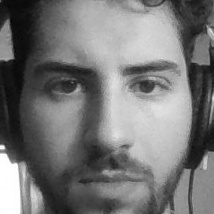
#> input picture Face Recognition/dataset/User.1.12.jpg, 214 x 214 px, given in place of the camera
$ python New_User_Dataset_and_trainer.py
#> lines starting #> are read from the running program, lines starting #| are printed output that depends on the picture
#imports needed libaries
import cv2
import numpy as np
from PIL import Image
import os
#video capture set as cam with set width and hieght
cam = cv2.VideoCapture(0)
cam.set(3, 640) # set video width
cam.set(4, 480) # set video height
#face_detector set as the face default template
face_detector = cv2.CascadeClassifier('haarcascade_frontalface_default.xml')

# For each person enter a face id
face_id = input('\n enter user id end press <return> ==>  ')

print("\n [INFO] Initializing face capture. Look the camera and wait ...")
# Initialize individual sampling face count
#declares count which counts the number of images taken
count = 0
#loop until break by using ESC or 30 images are taken
while(True):
    #ret and img is set to what is read from cam variable
    ret, img = cam.read()
#> img is the input picture: shape (214, 214, 3); min 1, max 255, mean 117.9
    #img = cv2.flip(img, -1) # flip video image vertically ONLY USE IF NEEDED!!!
    #sets gray as grey colour from cv2 lib
    gray = cv2.cvtColor(img, cv2.COLOR_BGR2GRAY)
    #detects faces from greyscale images
    faces = face_detector.detectMultiScale(gray, 1.3, 5)
#> faces = [[18, 14, 178, 178]]
    #for location of faces
    for (x,y,w,h) in faces:
	#makes rectangle around face
        cv2.rectangle(img, (x,y), (x+w,y+h), (255,0,0), 2)
	#adds 1 to cound
        count += 1

        # Save the captured image into the datasets folder
        cv2.imwrite("dataset/User." + str(face_id) + '.' + str(count) + ".jpg", gray[y:y+h,x:x+w])
	#shows image
        cv2.imshow('image', img)
#> this loop made 1 pass
#> (x, y, w, h, count) on pass 1: (18, 14, 178, 178, 1)
#> pass 1, `cv2.imwrite("dataset/User." + str(face_id) + '.' + str(count) + ".jpg"..`:
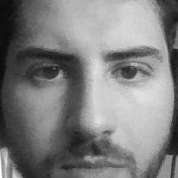
#> saved as User..1.jpg: shape (178, 178); min 9, max 255, mean 126.6
#> pass 1, `cv2.imshow('image', img)`:
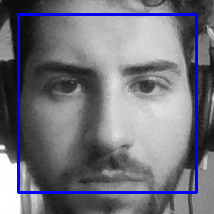
#> window 'image': shape (214, 214, 3); mean B, G, R 125.5, 113.7, 113.7
#> after the loop, count = 1
   #checks if ESC is used
    k = cv2.waitKey(100) & 0xff # Press 'ESC' for exiting video
#> (key Esc is pressed here)
    if k == 27:
        break
    elif count >= 30: # Take 30 face sample and stop video
         break

# Do a bit of cleanup
print("\n [INFO] Exiting Program and cleanup stuff")
#ends cam and closes cv2 windows
cam.release()
cv2.destroyAllWindows()

# Path for face image database
path = 'dataset'
#creates face recognizer
recognizer = cv2.face.LBPHFaceRecognizer_create()
#creates detector from template
detector = cv2.CascadeClassifier("haarcascade_frontalface_default.xml");

# function to get the images and label data
def getImagesAndLabels(path):

#> called with path = 'dataset'
    imagePaths = [os.path.join(path,f) for f in os.listdir(path)]
    faceSamples=[]
    ids = []
    #for each image in the dataset folder
    for imagePath in imagePaths:

        PIL_img = Image.open(imagePath).convert('L') # convert it to grayscale
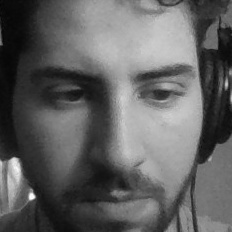
#> input picture Face Recognition/dataset/User.1.1.jpg, 232 x 232 px
#> PIL_img is the input picture: PIL image 232x232 L; min 4, max 255, mean 97.2
        img_numpy = np.array(PIL_img,'uint8')
	#id is after the "." in img name
        id = int(os.path.split(imagePath)[-1].split(".")[1])
	#the face is detected from the image
        faces = detector.detectMultiScale(img_numpy)
#> faces = [[23, 17, 189, 189]]
	#for dimensions in face
        for (x,y,w,h) in faces:
	    #appends img to samples
            faceSamples.append(img_numpy[y:y+h,x:x+w])
	    #append id to ids
            ids.append(id)
#> this loop made 1 pass
#> after the loop, faceSamples = 1 item; ids = [1]
    #returns samples and ids
    return faceSamples,ids

print ("\n [INFO] Training faces. It will take a few seconds. Wait ...")
#gets images and labels from dataset
faces,ids = getImagesAndLabels(path)
#makes a trainer model for the faces with Ids
recognizer.train(faces, np.array(ids))

# Save the model into trainer/trainer.yml
recognizer.save('trainer/trainer.yml') # recognizer.save() worked on Mac, but not on Pi

# Print the numer of faces trained and end program
print("\n [INFO] {0} faces trained. Exiting Program".format(len(np.unique(ids))))
